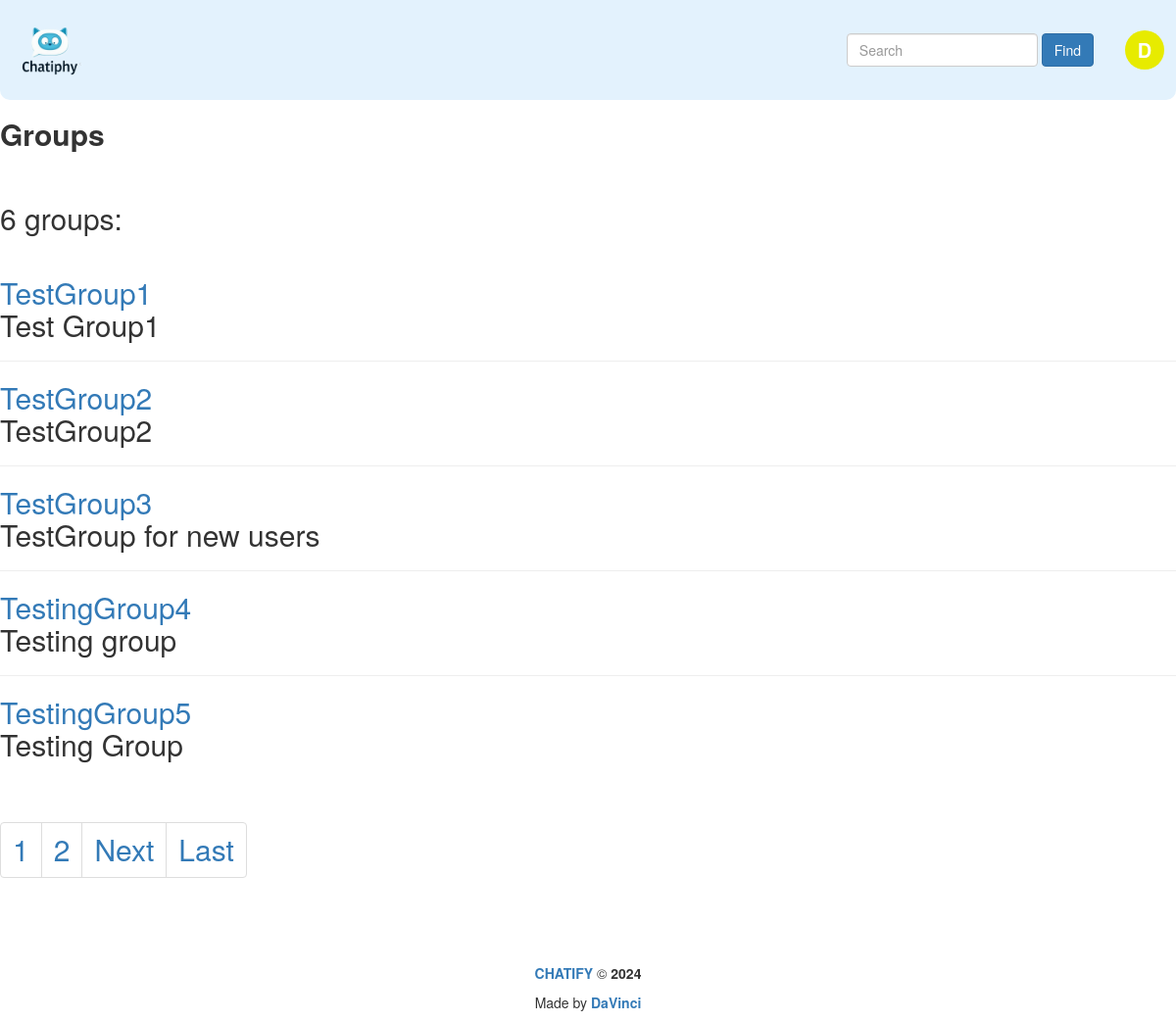
Screenshot of /groups/ (signed in) with the database file from the repository.
### post_maker/models.py (models this page shows, shortened)
class Group(models.Model):
    title = models.CharField(max_length=200, default="")
    slug = models.SlugField(max_length=200, unique=True, blank=True)
    description = models.TextField(default="")

### post_maker/views.py (the view)
# urls.py: path("groups/", views.group_posts, name="group_posts"),
def group_posts(request):
    template = "post_maker/group_posts.html"
    text = "<h2><b>Groups</b><h2>"
    groups = Group.objects.all()
    groups_count = Group.objects.count()
    page_obj = paginator(request, groups, 5)
    context = {
        "header": text,
        "page_obj":page_obj,
        "groups_count":groups_count
    }
    return render(request, template, context)

### core/context_processors/year.py (called while the page is built)
def year(request):
    year = datetime.now().year
    return {
        "year":year,
    }

### post_maker/views.py (called while the page is built)
@login_required
def paginator(request, posts, pages):
    paginator_obj = Paginator(posts, pages)
    page_number = request.GET.get('page')
    return paginator_obj.get_page(page_number)

### templates/post_maker/group_posts.html
{% extends "base.html" %}
{% block content %}
    {{ header|safe }}
    <br>
    <p>{{ groups_count }} group{{ groups_count|pluralize }}: </p>
    <br>
    {% for group in page_obj %}
        <div class="group">
            <a href="{% url 'post_maker:group_page' group.slug %}">{{ group.title }}</a>
            <br>
            <p>{{ group.description }}</p>
        </div>
        {% if not forloop.last %}<hr>{% endif %}
    {% endfor %}
    <br>
    {% include 'post_maker/includes/paginator.html' %}
    <br>
{% endblock %}

### rows the page displays
Group: title "TestGroup1", description "Test Group1"
Group: title "TestGroup2", description "TestGroup2"
Group: title "TestGroup3", description "TestGroup for new users"
Group: title "TestingGroup4", description "Testing group"
Group: title "TestingGroup5", description "Testing Group"

### other values shown
{{ first_letter|upper }} "D"
{{ header|safe }} "Groups"
{{ groups_count }} "6"
{{ i }} "1"
{{ i }} "2"
